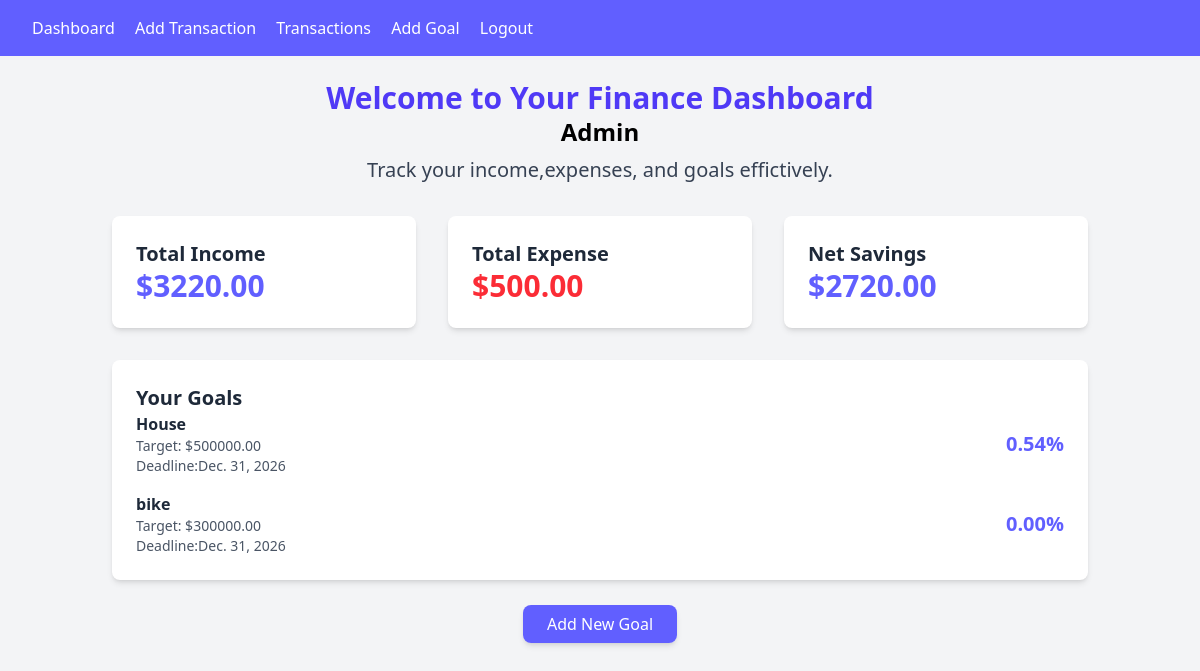
Screenshot of / (signed in) with the database file from the repository.
### finance/models.py (models this page shows, shortened)
class Goal(models.Model):
    user = models.ForeignKey(User, on_delete=models.CASCADE)
    name = models.CharField(max_length=100)
    target_amount = models.DecimalField(max_digits=10,
    decimal_places=2)
    deadline = models.DateField()

### finance/views.py (the view)
# urls.py: path('', DashboardView.as_view(), name="dashboard"),
class DashboardView(LoginRequiredMixin,View):
     def get(self,request,*args,**kwargs):
        transactions = Transaction.objects.filter(user = request.user)
        goals = Goal.objects.filter(user = request.user)
        total_income = (Transaction.objects.filter(user = request.user,
        transaction_type = 'Income').aggregate(Sum('amount'))
        ['amount__sum'] or 0)
        total_expense = (Transaction.objects.filter(user = request.user,
        transaction_type = 'Expense').aggregate(Sum('amount'))
        ['amount__sum'] or 0)
        net_savings = total_income - total_expense
        remaining_savings = net_savings
        goal_progress = []
        for goal in goals:
            if remaining_savings >= goal.target_amount:
                goal_progress.append({'goal':goal,'progress':100})
                remaining_savings -= goal.target_amount
            elif remaining_savings > 0:
                progress = (remaining_savings / goal.target_amount) * 100
                goal_progress.append({'goal':goal,'progress':progress})
                remaining_savings = 0
            else:
                goal_progress.append({'goal': goal,'progress':0})
        context = {
            'transactions': transactions,
            'total_income': total_income,
            'total_expense': total_expense,
            'net_savings': net_savings,
            'goal_progress': goal_progress,
        }
        return render(request,'finance/dashboard.html', context)

### finance/templates/finance/dashboard.html (shortened to what this page needs)
{% extends "finance/base.html"%}
{% block content %}
<div class="container mx-auto p-6">
    <div class="text-center mb-8">
        <h1 class="text-3xl font-bold text-indigo-600">Welcome to Your Finance Dashboard</h1>
        <h1 class="text-2xl font-bold">{{request.user|capfirst}}</h1>
        <p class="text-xl text-gray-700 mt-2">Track your income,expenses, and goals effictively.</p>
    </div>
    <div class="grid grid-cols-1 sm:grid-cols-2 lg:grid-cols-3 gap-8 mb-8">
      <div class="bg-white p-6 rounded-lg shadow-md ">
          <h2 class="text-xl font-semibold text-gray-800">Total Income</h2>
          <p class="text-3xl font-bold text-indigo-500">${{total_income|floatformat:2}}</p>
      </div>
      <div class="bg-white p-6 rounded-lg shadow-md">
          <h2 class="text-xl font-semibold text-gray-800">Total Expense</h2>
          <p class="text-3xl font-bold text-red-500">${{total_expense|floatformat:2}}</p>
      </div>
      <div class="bg-white p-6 rounded-lg shadow-md">
          <h2 class="text-xl font-semibold text-gray-800">Net Savings</h2>
          <p class="text-3xl font-bold text-indigo-500">${{net_savings|floatformat:2}}</p>
        </div>
     </div>
    <div class="bg-white p-6 rounded-lg shadow-md mb-8">
          <h2 class="text-xl font-semibold text-gray-800">Your Goals</h2>
          <ul class="space-y-4">
            {% for item in goal_progress %}
            <li class="flex justify-between items-center">
                <div class="text-gray-800">
                    <p class="font-semibold">{{ item.goal.name }}</p>
                    <p class="text-sm text-gray-600">Target: ${{ item.goal.target_amount|floatformat:2 }}</p>
                    <p class="text-sm text-gray-600">Deadline:{{ item.goal.deadline }}</p>
                </div>
                <div class="text-right">
                    <p class="text-xl font-bold text-indigo-500">{{ item.progress|floatformat:2 }}%</p>
                </div>
            </li>
            {% endfor %}
        </ul>
    </div>
    <div class="text-center">
        <a href="{% url 'goal_add' %}" class="bg-indigo-500 text-white
        px-6 py-2 rounded-lg shadow-md hover:bg-indigo-600
        transition">Add New Goal</a>
    </div>
</div>
{% endblock content %}

### finance/templates/finance/base.html (shortened to what this page needs)
<!DOCTYPE html>
<html lang="en">
<head>
    <script src="https://cdn.jsdelivr.net/npm/@tailwindcss/browser@4"></script>
</head>
<body class="bg-gray-100">
    <nav class="bg-indigo-500 p-4 text-white">
        {% if user.is_authenticated %}
        <a href="{% url 'dashboard' %}" class="mx-4">Dashboard</a>
        <a href="{% url 'transaction_add' %}">Add Transaction</a>
        <a href="{% url 'transaction_list' %}"class="mx-4">Transactions</a>
        <a href="{% url 'goal_add' %}">Add Goal</a>
         <form id="logout-form" action="{% url 'logout' %}"
        method="POST" style="display: inline;">
           <a herf="#" onclick="document.getElementById
           ('logout-form').submit();" class="mx-4">Logout</a>
        </form>
        {% else %}
           <a href="{% url 'login' %}" class="ml-4">Login</a>
           <a href="{% url 'register' %}" class="ml-4">Register</a>
        {% endif %}
    </nav>
    {% block content %}{% endblock content %}
</body>
</html>

### rows the page displays
Goal: goal.name "House", goal.target_amount "500000.00", goal.deadline "Dec. 31, 2026", progress "0.54"
Goal: goal.name "bike", goal.target_amount "300000.00", goal.deadline "Dec. 31, 2026", progress "0.00"

### other values shown
{{ request.user|capfirst }} "Admin"
{{ total_income|floatformat:2 }} "3220.00"
{{ total_expense|floatformat:2 }} "500.00"
{{ net_savings|floatformat:2 }} "2720.00"
